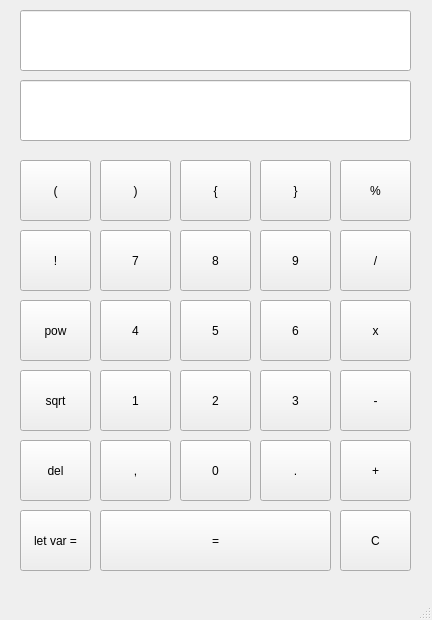
<?xml version="1.0" encoding="UTF-8"?>
<ui version="4.0">
 <class>MainWindow</class>
 <widget class="QMainWindow" name="MainWindow">
  <property name="geometry">
   <rect>
    <x>0</x>
    <y>0</y>
    <width>432</width>
    <height>620</height>
   </rect>
  </property>
  <property name="windowTitle">
   <string>MainWindow</string>
  </property>
  <widget class="QWidget" name="centralwidget">
   <widget class="QPushButton" name="btnDecimal">
    <property name="geometry">
     <rect>
      <x>260</x>
      <y>440</y>
      <width>71</width>
      <height>61</height>
     </rect>
    </property>
    <property name="text">
     <string>.</string>
    </property>
   </widget>
   <widget class="QPushButton" name="btnFactorial">
    <property name="geometry">
     <rect>
      <x>20</x>
      <y>230</y>
      <width>71</width>
      <height>61</height>
     </rect>
    </property>
    <property name="text">
     <string>!</string>
    </property>
   </widget>
   <widget class="QPushButton" name="btn7">
    <property name="geometry">
     <rect>
      <x>100</x>
      <y>230</y>
      <width>71</width>
      <height>61</height>
     </rect>
    </property>
    <property name="text">
     <string>7</string>
    </property>
   </widget>
   <widget class="QPushButton" name="btn8">
    <property name="geometry">
     <rect>
      <x>180</x>
      <y>230</y>
      <width>71</width>
      <height>61</height>
     </rect>
    </property>
    <property name="text">
     <string>8</string>
    </property>
   </widget>
   <widget class="QPushButton" name="btn9">
    <property name="geometry">
     <rect>
      <x>260</x>
      <y>230</y>
      <width>71</width>
      <height>61</height>
     </rect>
    </property>
    <property name="text">
     <string>9</string>
    </property>
   </widget>
   <widget class="QPushButton" name="btnDiv">
    <property name="geometry">
     <rect>
      <x>340</x>
      <y>230</y>
      <width>71</width>
      <height>61</height>
     </rect>
    </property>
    <property name="text">
     <string>/</string>
    </property>
   </widget>
   <widget class="QPushButton" name="btnEquals">
    <property name="geometry">
     <rect>
      <x>100</x>
      <y>510</y>
      <width>231</width>
      <height>61</height>
     </rect>
    </property>
    <property name="text">
     <string>=</string>
    </property>
   </widget>
   <widget class="QPushButton" name="btn6">
    <property name="geometry">
     <rect>
      <x>260</x>
      <y>300</y>
      <width>71</width>
      <height>61</height>
     </rect>
    </property>
    <property name="text">
     <string>6</string>
    </property>
   </widget>
   <widget class="QPushButton" name="btn5">
    <property name="geometry">
     <rect>
      <x>180</x>
      <y>300</y>
      <width>71</width>
      <height>61</height>
     </rect>
    </property>
    <property name="text">
     <string>5</string>
    </property>
   </widget>
   <widget class="QPushButton" name="btn4">
    <property name="geometry">
     <rect>
      <x>100</x>
      <y>300</y>
      <width>71</width>
      <height>61</height>
     </rect>
    </property>
    <property name="text">
     <string>4</string>
    </property>
   </widget>
   <widget class="QPushButton" name="btn3">
    <property name="geometry">
     <rect>
      <x>260</x>
      <y>370</y>
      <width>71</width>
      <height>61</height>
     </rect>
    </property>
    <property name="text">
     <string>3</string>
    </property>
   </widget>
   <widget class="QPushButton" name="btn2">
    <property name="geometry">
     <rect>
      <x>180</x>
      <y>370</y>
      <width>71</width>
      <height>61</height>
     </rect>
    </property>
    <property name="text">
     <string>2</string>
    </property>
   </widget>
   <widget class="QPushButton" name="btn1">
    <property name="geometry">
     <rect>
      <x>100</x>
      <y>370</y>
      <width>71</width>
      <height>61</height>
     </rect>
    </property>
    <property name="text">
     <string>1</string>
    </property>
   </widget>
   <widget class="QPushButton" name="btnMult">
    <property name="geometry">
     <rect>
      <x>340</x>
      <y>300</y>
      <width>71</width>
      <height>61</height>
     </rect>
    </property>
    <property name="text">
     <string>x</string>
    </property>
   </widget>
   <widget class="QPushButton" name="btn0">
    <property name="geometry">
     <rect>
      <x>180</x>
      <y>440</y>
      <width>71</width>
      <height>61</height>
     </rect>
    </property>
    <property name="text">
     <string>0</string>
    </property>
   </widget>
   <widget class="QPushButton" name="btnAdd">
    <property name="geometry">
     <rect>
      <x>340</x>
      <y>440</y>
      <width>71</width>
      <height>61</height>
     </rect>
    </property>
    <property name="text">
     <string>+</string>
    </property>
   </widget>
   <widget class="QPushButton" name="btnSub">
    <property name="geometry">
     <rect>
      <x>340</x>
      <y>370</y>
      <width>71</width>
      <height>61</height>
     </rect>
    </property>
    <property name="text">
     <string>-</string>
    </property>
   </widget>
   <widget class="QPushButton" name="btnClear">
    <property name="geometry">
     <rect>
      <x>340</x>
      <y>510</y>
      <width>71</width>
      <height>61</height>
     </rect>
    </property>
    <property name="text">
     <string>C</string>
    </property>
   </widget>
   <widget class="QPushButton" name="btnDelete">
    <property name="geometry">
     <rect>
      <x>20</x>
      <y>440</y>
      <width>71</width>
      <height>61</height>
     </rect>
    </property>
    <property name="text">
     <string>del</string>
    </property>
   </widget>
   <widget class="QPushButton" name="btnPower">
    <property name="geometry">
     <rect>
      <x>20</x>
      <y>300</y>
      <width>71</width>
      <height>61</height>
     </rect>
    </property>
    <property name="text">
     <string>pow</string>
    </property>
   </widget>
   <widget class="QPushButton" name="btnSqrt">
    <property name="geometry">
     <rect>
      <x>20</x>
      <y>370</y>
      <width>71</width>
      <height>61</height>
     </rect>
    </property>
    <property name="text">
     <string>sqrt</string>
    </property>
   </widget>
   <widget class="QPushButton" name="btnDeclare">
    <property name="geometry">
     <rect>
      <x>20</x>
      <y>510</y>
      <width>71</width>
      <height>61</height>
     </rect>
    </property>
    <property name="text">
     <string>let var =</string>
    </property>
   </widget>
   <widget class="QPushButton" name="btnComma">
    <property name="geometry">
     <rect>
      <x>100</x>
      <y>440</y>
      <width>71</width>
      <height>61</height>
     </rect>
    </property>
    <property name="text">
     <string>,</string>
    </property>
   </widget>
   <widget class="QPushButton" name="btnOpenParen">
    <property name="geometry">
     <rect>
      <x>20</x>
      <y>160</y>
      <width>71</width>
      <height>61</height>
     </rect>
    </property>
    <property name="text">
     <string>(</string>
    </property>
   </widget>
   <widget class="QPushButton" name="btnCloseParen">
    <property name="geometry">
     <rect>
      <x>100</x>
      <y>160</y>
      <width>71</width>
      <height>61</height>
     </rect>
    </property>
    <property name="text">
     <string>)</string>
    </property>
   </widget>
   <widget class="QPushButton" name="btnOpenBracket">
    <property name="geometry">
     <rect>
      <x>180</x>
      <y>160</y>
      <width>71</width>
      <height>61</height>
     </rect>
    </property>
    <property name="text">
     <string>{</string>
    </property>
   </widget>
   <widget class="QPushButton" name="btnCloseBrack">
    <property name="geometry">
     <rect>
      <x>260</x>
      <y>160</y>
      <width>71</width>
      <height>61</height>
     </rect>
    </property>
    <property name="text">
     <string>}</string>
    </property>
   </widget>
   <widget class="QPushButton" name="btnRemainder">
    <property name="geometry">
     <rect>
      <x>340</x>
      <y>160</y>
      <width>71</width>
      <height>61</height>
     </rect>
    </property>
    <property name="text">
     <string>%</string>
    </property>
   </widget>
   <widget class="QLineEdit" name="txtInput">
    <property name="geometry">
     <rect>
      <x>20</x>
      <y>10</y>
      <width>391</width>
      <height>61</height>
     </rect>
    </property>
   </widget>
   <widget class="QLineEdit" name="txtResult">
    <property name="geometry">
     <rect>
      <x>20</x>
      <y>80</y>
      <width>391</width>
      <height>61</height>
     </rect>
    </property>
    <property name="readOnly">
     <bool>true</bool>
    </property>
   </widget>
  </widget>
  <widget class="QMenuBar" name="menubar">
   <property name="geometry">
    <rect>
     <x>0</x>
     <y>0</y>
     <width>432</width>
     <height>21</height>
    </rect>
   </property>
  </widget>
  <widget class="QStatusBar" name="statusbar"/>
 </widget>
 <resources/>
 <connections/>
</ui>
